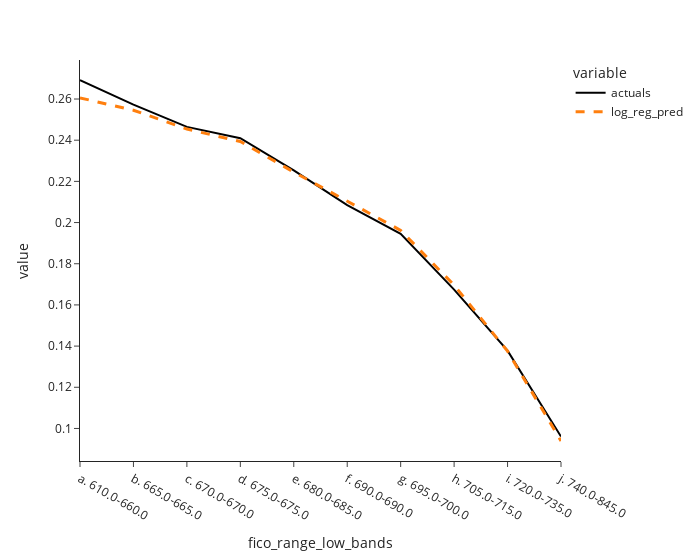

Source (notebook cell):
### Code cell
group_cols = {"fico_range_low" : 10}

data_chart = test_data_with_pred\
.transform(withMultipleQuantiles, group_cols)\
.transform(withGroupedActVsPred, group_cols, models_dict)\
.toPandas()\
.melt(id_vars=[f"{i}_bands" for i in group_cols.keys()])

fig = px.line(
    data_chart,
    x=[f"{i}_bands" for i in group_cols.keys()][0],
    y="value",
    color='variable',
    width=700,
    template='simple_white'
)
fig.update_traces(patch={'line':{'dash':'dash', 'width':3}})
fig.update_traces(patch={'line':{'dash':'solid', 'color':'black', 'width':2}}, selector={'name':'actuals'})
fig

### Figure 1 — Plotly figure (JSON) as saved in the notebook; plotly's stock layout.template omitted (floating-point values rounded to 4 significant figures)
{"data": [{"hovertemplate": "variable=actuals<br>fico_range_low_bands=%{x}<br>value=%{y}<extra></extra>", "legendgroup": "actuals", "line": {"color": "black", "dash": "solid", "width": 2}, "marker": {"symbol": "circle"}, "mode": "lines", "name": "actuals", "orientation": "v", "showlegend": true, "type": "scatter", "x": ["a. 610.0-660.0", "b. 665.0-665.0", "c. 670.0-670.0", "d. 675.0-675.0", "e. 680.0-685.0", "f. 690.0-690.0", "g. 695.0-700.0", "h. 705.0-715.0", "i. 720.0-735.0", "j. 740.0-845.0"], "xaxis": "x", "y": [0.2692, 0.2573, 0.2465, 0.2409, 0.2253, 0.2085, 0.1946, 0.1674, 0.1378, 0.09606], "yaxis": "y"}, {"hovertemplate": "variable=log_reg_pred<br>fico_range_low_bands=%{x}<br>value=%{y}<extra></extra>", "legendgroup": "log_reg_pred", "line": {"color": "#FF7F0E", "dash": "dash", "width": 3}, "marker": {"symbol": "circle"}, "mode": "lines", "name": "log_reg_pred", "orientation": "v", "showlegend": true, "type": "scatter", "x": ["a. 610.0-660.0", "b. 665.0-665.0", "c. 670.0-670.0", "d. 675.0-675.0", "e. 680.0-685.0", "f. 690.0-690.0", "g. 695.0-700.0", "h. 705.0-715.0", "i. 720.0-735.0", "j. 740.0-845.0"], "xaxis": "x", "y": [0.2606, 0.2546, 0.2454, 0.2394, 0.2245, 0.2103, 0.1962, 0.1696, 0.1375, 0.09394], "yaxis": "y"}], "layout": {"legend": {"title": {"text": "variable"}, "tracegroupgap": 0}, "margin": {"t": 60}, "width": 700, "xaxis": {"anchor": "y", "domain": [0, 1], "title": {"text": "fico_range_low_bands"}}, "yaxis": {"anchor": "x", "domain": [0, 1], "title": {"text": "value"}}}}
